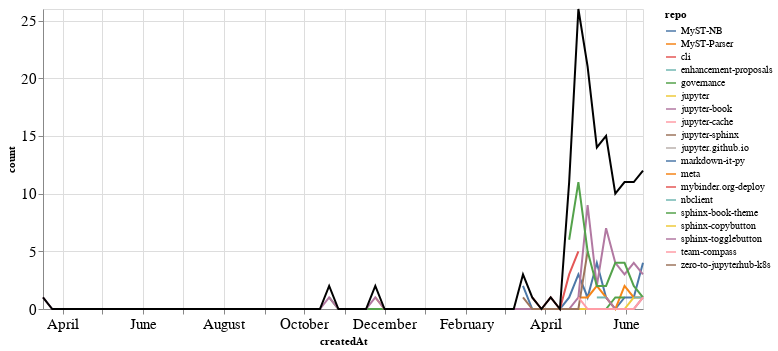

Notebook source saved alongside this figure:
### Markdown cell above
## PRs

### Code cell
prs_time = prs.groupby('repo').resample('W', on='createdAt').count()['author'].reset_index()
prs_time = prs_time.rename(columns={'author': 'count'})
prs_time_total = prs_time.groupby('createdAt').agg({"count": "sum"}).reset_index()

ch1 = alt.Chart(prs_time, width=600).mark_line().encode(
    x='createdAt',
    y='count',
    color='repo',
    tooltip="repo"
)

ch2 = alt.Chart(prs_time_total, width=600).mark_line(color="black").encode(
    x='createdAt',
    y='count',
)

ch1 + ch2

### Figure 1 — Vega-Lite specification as saved in the notebook (floating-point values rounded to 4 significant figures; data arrays with more than 128 entries replaced by an {"elided": "..."} marker saying what was removed)
{"config": {"axisLeft": {"labelFontSize": 15}, "axisBottom": {"labelFontSize": 15}}, "layer": [{"data": {"name": "data-1396aadd03b927f2cf26f1784d5b2f97"}, "mark": "line", "encoding": {"color": {"type": "nominal", "field": "repo"}, "tooltip": {"type": "nominal", "field": "repo"}, "x": {"type": "temporal", "field": "createdAt"}, "y": {"type": "quantitative", "field": "count"}}, "width": 600}, {"data": {"name": "data-8b619571a116a987e8edcddb9971baa2"}, "mark": {"type": "line", "color": "black"}, "encoding": {"x": {"type": "temporal", "field": "createdAt"}, "y": {"type": "quantitative", "field": "count"}}, "width": 600}], "$schema": "https://vega.github.io/schema/vega-lite/v4.8.1.json", "datasets": {"data-1396aadd03b927f2cf26f1784d5b2f97": {"elided": "197 records"}, "data-8b619571a116a987e8edcddb9971baa2": [{"createdAt": "2019-03-17T00:00:00", "count": 1}, {"createdAt": "2019-03-24T00:00:00", "count": 0}, {"createdAt": "2019-03-31T00:00:00", "count": 0}, {"createdAt": "2019-04-07T00:00:00", "count": 0}, {"createdAt": "2019-04-14T00:00:00", "count": 0}, {"createdAt": "2019-04-21T00:00:00", "count": 0}, {"createdAt": "2019-04-28T00:00:00", "count": 0}, {"createdAt": "2019-05-05T00:00:00", "count": 0}, {"createdAt": "2019-05-12T00:00:00", "count": 0}, {"createdAt": "2019-05-19T00:00:00", "count": 0}, {"createdAt": "2019-05-26T00:00:00", "count": 0}, {"createdAt": "2019-06-02T00:00:00", "count": 0}, {"createdAt": "2019-06-09T00:00:00", "count": 0}, {"createdAt": "2019-06-16T00:00:00", "count": 0}, {"createdAt": "2019-06-23T00:00:00", "count": 0}, {"createdAt": "2019-06-30T00:00:00", "count": 0}, {"createdAt": "2019-07-07T00:00:00", "count": 0}, {"createdAt": "2019-07-14T00:00:00", "count": 0}, {"createdAt": "2019-07-21T00:00:00", "count": 0}, {"createdAt": "2019-07-28T00:00:00", "count": 0}, {"createdAt": "2019-08-04T00:00:00", "count": 0}, {"createdAt": "2019-08-11T00:00:00", "count": 0}, {"createdAt": "2019-08-18T00:00:00", "count": 0}, {"createdAt": "2019-08-25T00:00:00", "count": 0}, {"createdAt": "2019-09-01T00:00:00", "count": 0}, {"createdAt": "2019-09-08T00:00:00", "count": 0}, {"createdAt": "2019-09-15T00:00:00", "count": 0}, {"createdAt": "2019-09-22T00:00:00", "count": 0}, {"createdAt": "2019-09-29T00:00:00", "count": 0}, {"createdAt": "2019-10-06T00:00:00", "count": 0}, {"createdAt": "2019-10-13T00:00:00", "count": 0}, {"createdAt": "2019-10-20T00:00:00", "count": 2}, {"createdAt": "2019-10-27T00:00:00", "count": 0}, {"createdAt": "2019-11-03T00:00:00", "count": 0}, {"createdAt": "2019-11-10T00:00:00", "count": 0}, {"createdAt": "2019-11-17T00:00:00", "count": 0}, {"createdAt": "2019-11-24T00:00:00", "count": 2}, {"createdAt": "2019-12-01T00:00:00", "count": 0}, {"createdAt": "2019-12-08T00:00:00", "count": 0}, {"createdAt": "2019-12-15T00:00:00", "count": 0}, {"createdAt": "2019-12-22T00:00:00", "count": 0}, {"createdAt": "2019-12-29T00:00:00", "count": 0}, {"createdAt": "2020-01-05T00:00:00", "count": 0}, {"createdAt": "2020-01-12T00:00:00", "count": 0}, {"createdAt": "2020-01-19T00:00:00", "count": 0}, {"createdAt": "2020-01-26T00:00:00", "count": 0}, {"createdAt": "2020-02-02T00:00:00", "count": 0}, {"createdAt": "2020-02-09T00:00:00", "count": 0}, {"createdAt": "2020-02-16T00:00:00", "count": 0}, {"createdAt": "2020-02-23T00:00:00", "count": 0}, {"createdAt": "2020-03-01T00:00:00", "count": 0}, {"createdAt": "2020-03-08T00:00:00", "count": 0}, {"createdAt": "2020-03-15T00:00:00", "count": 3}, {"createdAt": "2020-03-22T00:00:00", "count": 1}, {"createdAt": "2020-03-29T00:00:00", "count": 0}, {"createdAt": "2020-04-05T00:00:00", "count": 1}, {"createdAt": "2020-04-12T00:00:00", "count": 0}, {"createdAt": "2020-04-19T00:00:00", "count": 11}, {"createdAt": "2020-04-26T00:00:00", "count": 26}, {"createdAt": "2020-05-03T00:00:00", "count": 21}, {"createdAt": "2020-05-10T00:00:00", "count": 14}, {"createdAt": "2020-05-17T00:00:00", "count": 15}, {"createdAt": "2020-05-24T00:00:00", "count": 10}, {"createdAt": "2020-05-31T00:00:00", "count": 11}, {"createdAt": "2020-06-07T00:00:00", "count": 11}, {"createdAt": "2020-06-14T00:00:00", "count": 12}]}}
